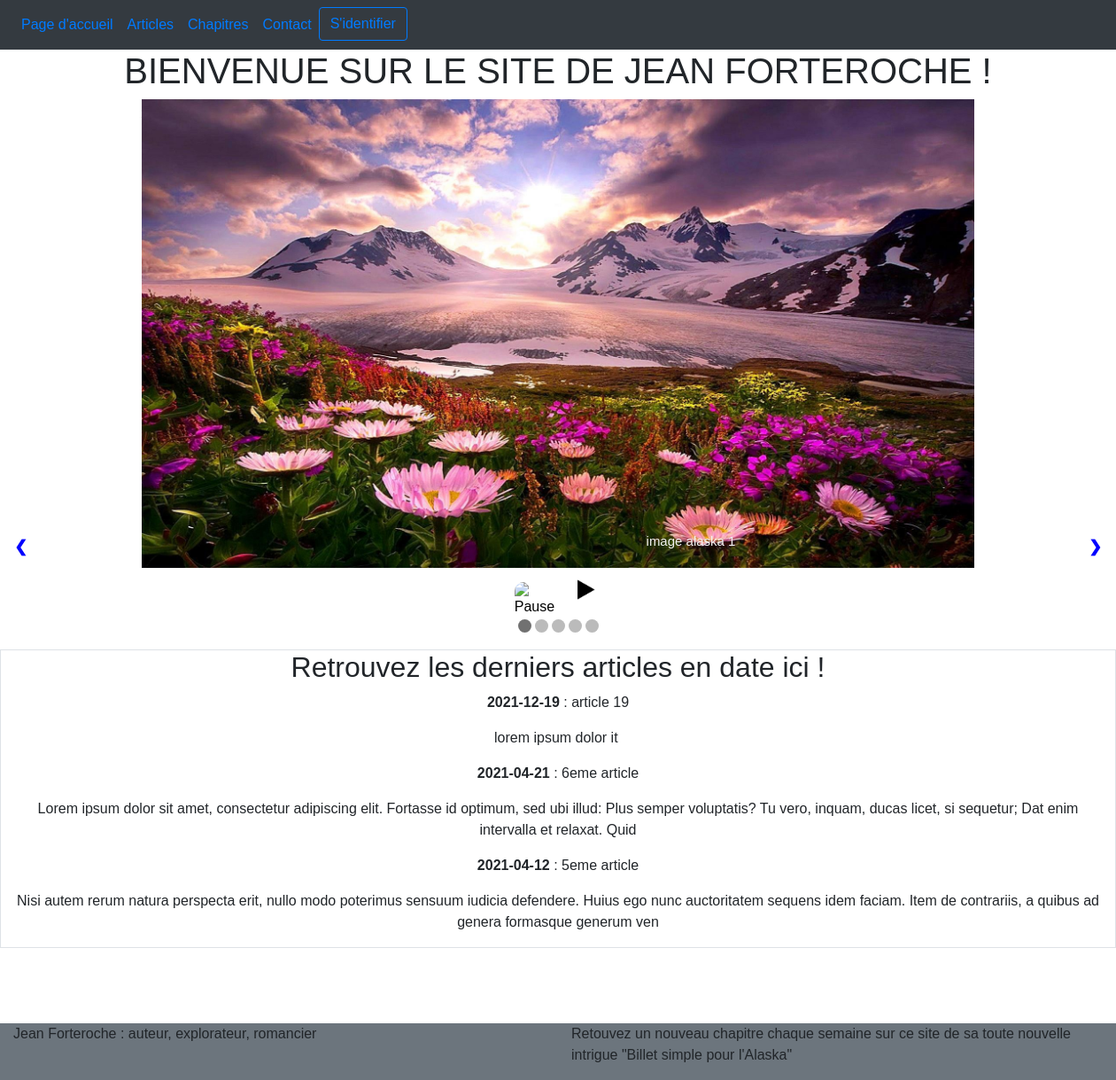
The page / on the database its author committed.
### tables this page shows
CREATE TABLE `articles` (
  `id` int(11) NOT NULL,
  `date_publication` date NOT NULL,
  `titre` varchar(30) NOT NULL,
  `contenu` text NOT NULL
);

### model/article_manager.php (called while the page is built, shortened)
<?php
class ArticleManager extends Manager {
    public function getLastArticle() {
        $db = $this ->dbconnect();
        $req = $db -> query("SELECT id, date_publication, titre, SUBSTRING(contenu, 1, 200) AS contenu FROM articles ORDER BY date_publication DESC LIMIT 3");
        return $req;
    }
}
?>

### controller/article_controller.php (the view, shortened to what this page needs)
<?php
require_once('model/article_manager.php');
class ArticleController {
    public function afficheArticle() {
        $articleManager = new ArticleManager;
        $reponse = $articleManager -> getLastArticle();
        while($donnes = $reponse -> fetch()) {
            ?>
            <p>
                <strong><?php echo $donnes['date_publication']; ?></strong> : <?php echo $donnes['titre']; ?> <br/>
                <?php echo $donnes['contenu']; ?>
            </p>
            <?php
        }
    }
}
?>

### public/css/style.css (style rules this page uses)
* { box-sizing: border-box }
body { font-family: Verdana, sans-serif; margin:0 }

### rows shown on the page
articles: date_publication "2021-12-19", titre "article 19", contenu "lorem ipsum dolor it"
articles: date_publication "2021-04-21", titre "6eme article", contenu "Lorem ipsum dolor sit amet, consectetur adipiscing elit. Fortasse id optimum, sed ubi illud: Plus semper voluptatis? Tu vero, inquam, ducas licet, si sequetur; Dat enim intervalla et relaxat. Quid"
articles: date_publication "2021-04-12", titre "5eme article", contenu "Nisi autem rerum natura perspecta erit, nullo modo poterimus sensuum iudicia defendere. Huius ego nunc auctoritatem sequens idem faciam. Item de contrariis, a quibus ad genera formasque generum ven"
